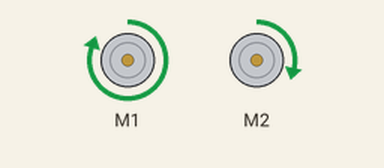
This sketch was run on a simulated Arduino Uno, built with avr-gcc and run on an emulated ATmega328P. On the bench: 2 × DC motor (green arrow = forward, orange = backward, longer = faster).

Above: at 0.1 s.
Timing chart, 0 to 1.6 s (numbered marks = the images above):
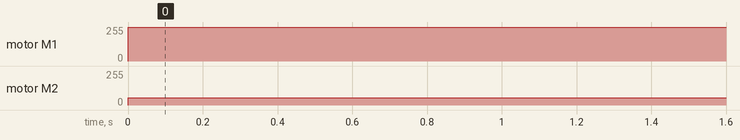

Measured:
- by itself, motor M1: stopped → forward 254/255 at 0.00 s
- by itself, motor M2: stopped → forward 56/255 at 0.00 s

The sketch:

DCMotorDriverTest.ino
```cpp
// (licence header left out)
#include "MeOrion.h"

// MeDCMotor motor1(PORT_1);
// MeDCMotor motor2(PORT_2);
MeDCMotor motor1(M1);
MeDCMotor motor2(M2);

uint8_t speedM1 = 254;
uint8_t speedM2 = -200;
int ECHO_PIN = 12;
int TRIG_PIN = 13;
float SPEED_OF_SOUND = 0.0345;

void setup()
{
}

void loop()
{
  motor1.run(speedM1); /* value: between -255 and 255. */
  motor2.run(speedM2); /* value: between -255 and 255. */
  delay(5000);

  // motor1.stop();
  // motor2.stop();
  // motor3.stop();
  // motor4.stop();
  // delay(100);

  // motor1.run(-motorSpeed);
  // motor2.run(-motorSpeed);
  // motor3.run(-motorSpeed);
  // motor4.run(motorSpeed);
  // delay(5000);

  // motor1.stop();
  // motor2.stop();
  // motor3.stop();
  // motor4.stop();
  // delay(100);

  // motor3.run(motorSpeed);
  // delay(100);
  // motor4.run(motorSpeed);
  // delay(100);
  // motor3.stop();
  // motor4.stop();
  // delay(50);

  // motor4.run(-motorSpeed);
  // delay(100);
  // motor3.run(-motorSpeed);
  // delay(100);
  // motor3.stop();
  // motor4.stop();
  // delay(50);

}
```
